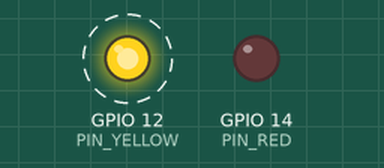
A sketch run on a simulated ESP8266 (NodeMCU). On the bench: output pins drawn as LEDs (lit = HIGH). Dashed ring = blinking. WiFi joins after 1.5 s; servers stay silent unless stated; uploads are accepted with an empty reply.

Above: at 1.05 s.
Timing chart, 0 to 4.0 s (numbered marks = the images above):
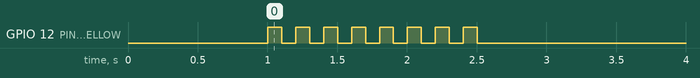

The sketch:

led.ino
```cpp
// (licence header left out)
#include <ESP8266WiFi.h>


#undef USE_SERIAL

const char WIFI_SSID[]      = "foo";
const char WIFI_PASS[]      = "bar";
const char EVENTS_HOST[]    = "drewfish-iot.herokuapp.com";
const long EVENTS_PORT      = 80;
const char EVENTS_REQUEST[] = "GET /sfbc/events HTTP/1.1\r\nHost: drewfish-iot.herokuapp.com\r\nConnection: close\r\n\r\n";
const uint8_t PIN_RED       = 14;
const uint8_t PIN_YELLOW    = 12;

void (*STATE)(void)         = NULL;
long ERROR_CODE             = 0;
unsigned long LAST_MS       = 0;    // (milliseconds) arduino millis() from last query
unsigned long LAST_WC       = 0;    // (seconds) wallclock time from last query
boolean GROUND_OCCUPIED     = false;
unsigned long GROUND_WC     = 0;    // (seconds) free: when next occupied -- occupied: when free

static const long S_SOON            = 300;      // (seconds) size of "occupied soon" window
static const long S_UPDATE          = 3600;     // (seconds) how often to query the events webservice
static const long MS_BOOT_PAUSE     = 1000;     // give time to connect serial console
static const long MS_RETRY_PAUSE    = 1000;     // pause before trying again (connecting or querying)
static const long MS_STATUS_ERROR   = 500;      // blink cycle when there's an error
static const long MS_STATUS_CHECKING = 100;     // blink cycle when checking calendar
static const long MS_STATUS_SOON    = 1000;     // blink cycle when occupied soon
static const long MS_WIFI_SLEW      = 100;      // give Arduino WiFi API time to effect change


void stateError();
void stateConnecting();
void stateQuerying();
void stateDisconnecting();
void stateDisplaying();
void stateSleeping();


enum class Status {
    // calendar
    FREE = 0,
    SOON,
    BUSY,

    // device
    CHECKING,
    ERROR
};


// displays the status of the ground floor, and also this algorithm
struct StatusDevice {
    Status m_status;
    bool m_on;
    void setup() {
        m_status = Status::CHECKING;
        m_on = false;
        pinMode(PIN_RED, OUTPUT);
        pinMode(PIN_YELLOW, OUTPUT);
        digitalWrite(PIN_RED, LOW);
        digitalWrite(PIN_YELLOW, LOW);
    }
    void set(Status status) {
#ifdef USE_SERIAL
        Serial.print("--status ");
        Serial.println((uint8_t)status);
#endif
        m_on = (m_status != status) || !m_on;
        m_status = status;
        _update();
    }
    void toggle() {
        m_on = !m_on;
        _update();
    }
    void _update() {
        switch (m_status) {
            case Status::FREE:
                digitalWrite(PIN_RED, LOW);
                digitalWrite(PIN_YELLOW, LOW);
                break;
            case Status::SOON:
                digitalWrite(PIN_RED, LOW);
                digitalWrite(PIN_YELLOW, HIGH);
                break;
            case Status::BUSY:
                digitalWrite(PIN_RED, HIGH);
                digitalWrite(PIN_YELLOW, LOW);
                break;
            case Status::CHECKING:
                digitalWrite(PIN_RED, LOW);
                digitalWrite(PIN_YELLOW, m_on ? HIGH : LOW);
                break;
            case Status::ERROR:
                digitalWrite(PIN_RED, m_on ? HIGH : LOW);
                digitalWrite(PIN_YELLOW, LOW);
                break;
        }
    }
} devStatus;


// returns the current wallclock time
// (uses LAST_MS and LAST_WC)
unsigned long getWallclock() {
    unsigned long now_ms = millis();
    unsigned long now_wc = LAST_WC;
    if (now_ms < LAST_MS) {
        // millis() overflowed
        now_wc += (0xFFFFFFFF - LAST_MS) / 1000;    // seconds from LAST_MS to overflow
        now_wc += now_ms / 1000;                    // seconds from overflow to now_ms
    } else {
        now_wc += (now_ms - LAST_MS) / 1000;
    }
    return now_wc;
}


void stateError() {
#ifdef USE_SERIAL
    Serial.print("STATE ERROR ");
    Serial.println(ERROR_CODE, HEX);
#endif
    devStatus.set(Status::ERROR);
    delay(MS_STATUS_ERROR);
    while (1) {
        devStatus.toggle();
        delay(MS_STATUS_ERROR);
    }
}


void stateConnecting() {
#ifdef USE_SERIAL
    Serial.println("STATE CONNECTING");
    // DEBUGGING -- WiFi.printDiag(Serial);
#endif
    devStatus.set(Status::CHECKING);
    WiFi.mode(WIFI_STA);
    WiFi.begin(WIFI_SSID, WIFI_PASS);
    delay(MS_WIFI_SLEW);
    while (true) {
        uint8_t status = WiFi.status();
#ifdef USE_SERIAL
        Serial.print("--status ");
        Serial.println(status, HEX);
#endif
        switch (status) {
            case WL_CONNECTED:          // status=3
                // success
                STATE = stateQuerying;
                return;

            case WL_DISCONNECTED:       // status=6
            case WL_IDLE_STATUS:        // status=0
                // keep polling
                devStatus.toggle();
                delay(MS_STATUS_CHECKING);
                break;

            case WL_NO_SSID_AVAIL:      // status=1
            case WL_CONNECT_FAILED:     // status=4
            case WL_CONNECTION_LOST:    // status=5
                // retry
                devStatus.toggle();
                delay(MS_RETRY_PAUSE);
                return;

            default:
                // status=2=WC_SCAN_COMPLETED
                // error
                STATE = stateError;
                ERROR_CODE = status;
                return;
        }
    }
}


void stateQuerying() {
#ifdef USE_SERIAL
    Serial.println("STATE QUERYING");
#endif
    devStatus.set(Status::CHECKING);
    WiFiClient client;
    if (! client.connect(EVENTS_HOST, EVENTS_PORT)) {
#ifdef USE_SERIAL
        Serial.println("--FAILED to connect");
#endif
        devStatus.toggle();
        delay(MS_RETRY_PAUSE);
        return;
    }
    client.print(EVENTS_REQUEST);
    while (! client.available()) {
        delay(MS_STATUS_CHECKING);
        devStatus.toggle();
        if (! client.connected()) {
#ifdef USE_SERIAL
            Serial.println("--ABORTED connection");
#endif
            STATE = stateError;
            ERROR_CODE = 0xF0;
            return;
        }
    }
    client.find("\r\n\r\n");    // read until end of headers
    LAST_MS = millis();
    LAST_WC = client.parseInt();
    GROUND_OCCUPIED = !!client.parseInt();
    GROUND_WC = client.parseInt();
#ifdef USE_SERIAL
    Serial.print("--now:");
    Serial.print(LAST_WC);
    Serial.print("  status:");
    Serial.print(GROUND_OCCUPIED ? "occupied" : "free");
    Serial.print("  next:");
    Serial.println(GROUND_WC);
#endif
    STATE = stateDisconnecting;
}


void stateDisconnecting() {
#ifdef USE_SERIAL
    Serial.println("STATE DISCONNECTING");
#endif
    WiFi.disconnect();
    delay(MS_WIFI_SLEW);
    STATE = stateDisplaying;
}


void stateDisplaying() {
    unsigned long now_wc = getWallclock();
#ifdef USE_SERIAL
    Serial.println("STATE DISPLAYING");
    Serial.print("--now:");
    Serial.print(now_wc);
    Serial.print("  status:");
    Serial.print(GROUND_OCCUPIED ? "occupied" : "free");
    Serial.print("  next:");
    Serial.println(GROUND_WC);
#endif
    if (GROUND_OCCUPIED) {
        devStatus.set(Status::BUSY);
        STATE = stateSleeping;
        return;
    }
    unsigned long soon_wc = GROUND_WC - S_SOON;
    if (now_wc > soon_wc) {
        int blink = (GROUND_WC - now_wc);   // seconds
        if (blink > S_UPDATE) {
            blink = S_UPDATE;
        }
#ifdef USE_SERIAL
        Serial.print("-- blink:");
        Serial.println(blink);
#endif
        blink *= 1000;  // milliseconds
        bool on = true;
        while (blink > 0) {
            devStatus.set(on ? Status::SOON : Status::FREE);
            delay(MS_STATUS_SOON);
            blink -= MS_STATUS_SOON;
            on = !on;
        }
        devStatus.set(Status::SOON);
        STATE = stateConnecting;
    } else {
        devStatus.set(Status::FREE);
        STATE = stateSleeping;
    }
}


void stateSleeping() {
#ifdef USE_SERIAL
    Serial.println("STATE SLEEPING");
#endif
    unsigned long s = S_UPDATE;
    if (GROUND_WC) {
        s = GROUND_WC - getWallclock();
        if (devStatus.m_status == Status::FREE) {
            s -= S_SOON;
        }
        if (s > S_UPDATE) {
            s = S_UPDATE;
        }
    }
#ifdef USE_SERIAL
    Serial.print("--now ");
    Serial.println(getWallclock());
    Serial.print("--sleeping ");
    Serial.print(s);
    Serial.println(" seconds");
#endif
    delay(s * 1000);
    STATE = stateConnecting;
}


void setup() {
#ifdef USE_SERIAL
    Serial.begin(115200);
    // DEBUGGING -- Serial.setDebugOutput(true);
#endif
    delay(MS_BOOT_PAUSE);
    devStatus.setup();
    STATE = stateConnecting;
}


void loop() {
    STATE();
}
```

Measured:
- by itself, GPIO 12 (PIN_YELLOW): alternates HIGH for 0.10 s and LOW for 0.10 s, 16 changes in all, then stays LOW
